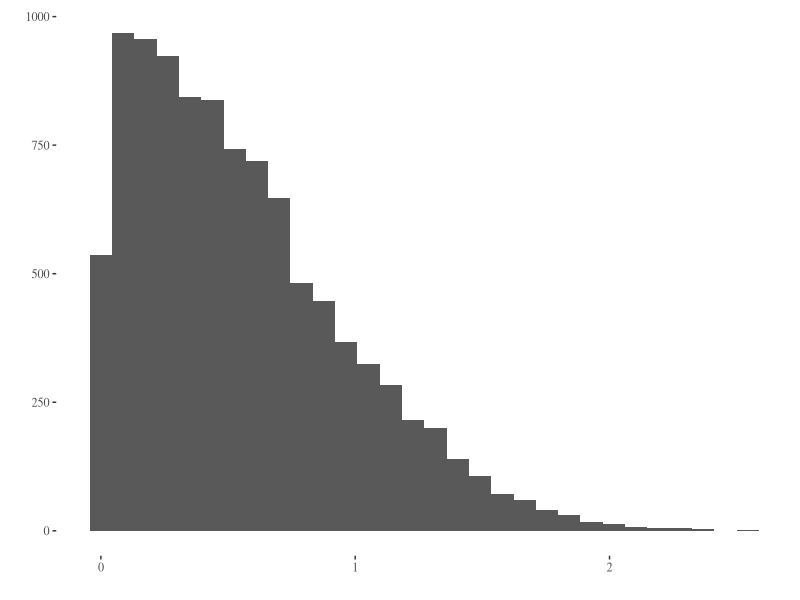
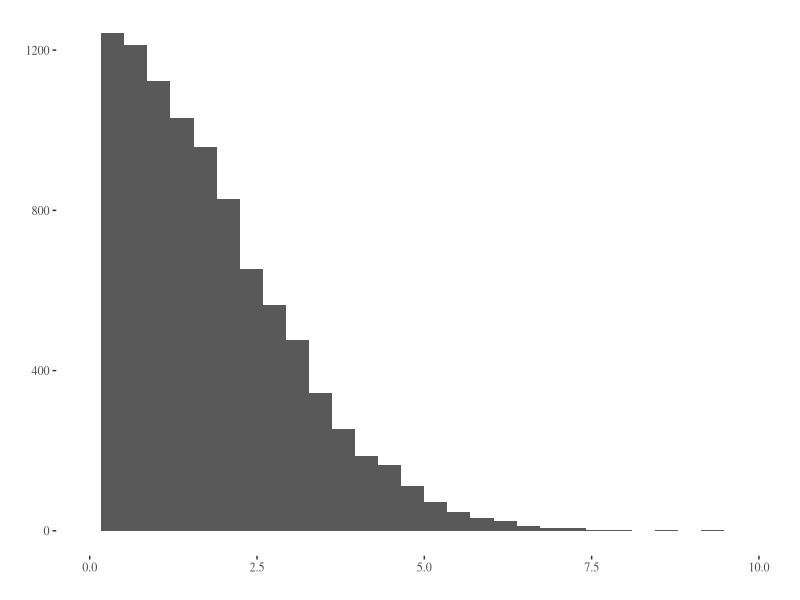
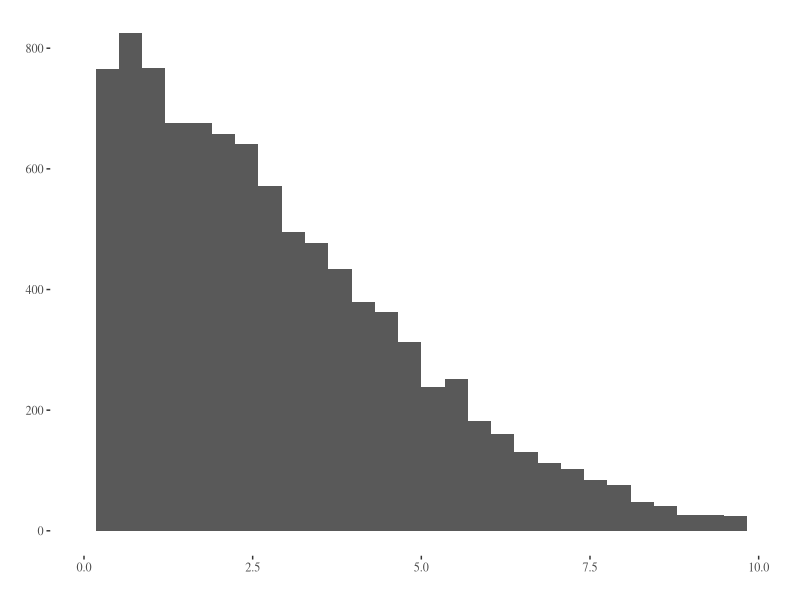
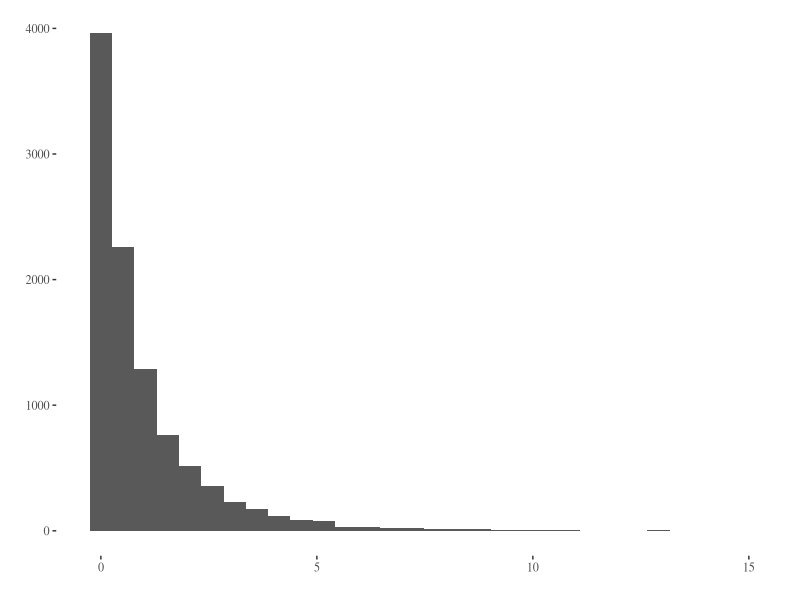

These figures' R source, in order: (Note: this script raises an error after producing the figures.)
## ---- chunk 1
library(tidyverse)
library(tufte)

# invalidate cache when the tufte version changes
knitr::opts_chunk$set(cache.extra = packageVersion('tufte'))
options(htmltools.dir.version = FALSE)

knitr::opts_chunk$set(echo = TRUE,                 # Rコードを出力する
                      warning = FALSE,             # Rの警告を抑止する
                      fig_caption = TRUE,
                      fig.align = 'center',        # 図を中央揃えにする
                      attr.source='.numberLines'   # Rコードに行番号表示
                      )

# tufte packageでは、余白に図などを表示させる制御があるためfig.posによる
# 図表位置の固定はできません。また、見出しは節レベル（level 2）までです。
if (knitr::is_latex_output()) {
  knitr::opts_chunk$set(dev = "cairo_pdf",       # 図の出力にPDFデバイスを使う
                        dev.args = list(family = "Source Han Code JP"),
                                                 # 図のフォントを指定する
                        tinytex.verbose = TRUE   # デバッグ用メッセージを出力
                        )
}

df_print <- function(df = NULL,             # 表示させたいデータをフレームを指定
                     n = 3L,                # 省略表示時の行数
                     caption = NULL,        # 表見出しを指定
                     booktabs = TRUE,       # FALSEで縦罫線を描画
                     font_size = NULL,      # 表内文字のフォントサイズ
                     position = "center",   # 表の横位置
                     full_width = FALSE,    # TRUEで幅いっぱいに拡大表示
                     scale_down = FALSE,    # TRUEで横幅に収まるよう縮小表示
                     all = FALSE,           # TRUEですべてのデータを表示
                     head_tail = FALSE,     # TRUEで先頭・末尾をn行ずつ表示
                     ...) {                 # kableExtra::kblに渡す引数
  if (!is.null(df)) {
    if (knitr::is_latex_output()) {
      if (scale_down == FALSE) {
        # latex_option = c("striped", "HOLD_position")
        latex_option = c("striped１")
      } else {
        # latex_option = c("striped", "HOLD_position", "scale_down")
        latex_option = c("striped", "scale_down")
      }
      if (all == FALSE) {
        df <- df %>% 
          psych::headTail(top = n,
                          bottom = dplyr::if_else(head_tail == FALSE, 0L, n))
      }
      df %>% 
        kableExtra::kbl(caption  = caption, booktabs = booktabs, ...) %>%
        kableExtra::kable_styling(font_size = font_size, position = position,
                                  full_width = full_width,
                                  latex_options = latex_option)
    } else {   # 出力タイプ不明の場合
      rmarkdown::paged_table(df)
    }
  }
}

## ---- chunk 2
n <- 2
df <- data.frame()
for (i in c(1:10000)) {
  xs <- rnorm(2)
  dftmp <- data.frame(no = i, s = sqrt(sum((xs - mean(xs))^2) / n))
  df <- dplyr::bind_rows(df, dftmp)
}

df %>% 
  ggplot2::ggplot(ggplot2::aes(x = s)) +
    ggplot2::geom_histogram() +
    ggthemes::theme_tufte() +
    ggplot2::labs(x = "", y = "")
## ---- chunk 3
n <- 2

df <- data.frame()
for (i in c(1:10000)) {
  xs <- rnorm(2, sd = 3)
  dftmp <- data.frame(no = i, s = sqrt(sum((xs - mean(xs))^2) / n))
  df <- dplyr::bind_rows(df, dftmp)
}

df %>% 
  ggplot2::ggplot(ggplot2::aes(x = s)) +
    ggplot2::geom_histogram() +
    ggthemes::theme_tufte() +
    ggplot2::labs(x = "", y = "") + ggplot2::lims(x = c(0, 10))

df <- data.frame()
for (i in c(1:10000)) {
  xs <- rnorm(2, sd = 5)
  dftmp <- data.frame(no = i, s = sqrt(sum((xs - mean(xs))^2) / n))
  df <- dplyr::bind_rows(df, dftmp)
}

df %>% 
  ggplot2::ggplot(ggplot2::aes(x = s)) +
    ggplot2::geom_histogram() +
    ggthemes::theme_tufte() +
    ggplot2::labs(x = "", y = "") + ggplot2::lims(x = c(0, 10))
## ---- chunk 4
n <- 2
df <- data.frame()
for (i in c(1:10000)) {
  xs <- rnorm(2)
  dftmp <- data.frame(no = i, S = sum((xs - mean(xs))^2))
  df <- dplyr::bind_rows(df, dftmp)
}

df %>% 
  ggplot2::ggplot(ggplot2::aes(x = S)) +
    ggplot2::geom_histogram() +
    ggthemes::theme_tufte() +
    ggplot2::labs(x = "", y = "")
## ---- chunk 5
# create a bib file for the R packages used in this document
knitr::write_bib(c('base', 'rmarkdown'), file = './bib/skeleton.bib')
